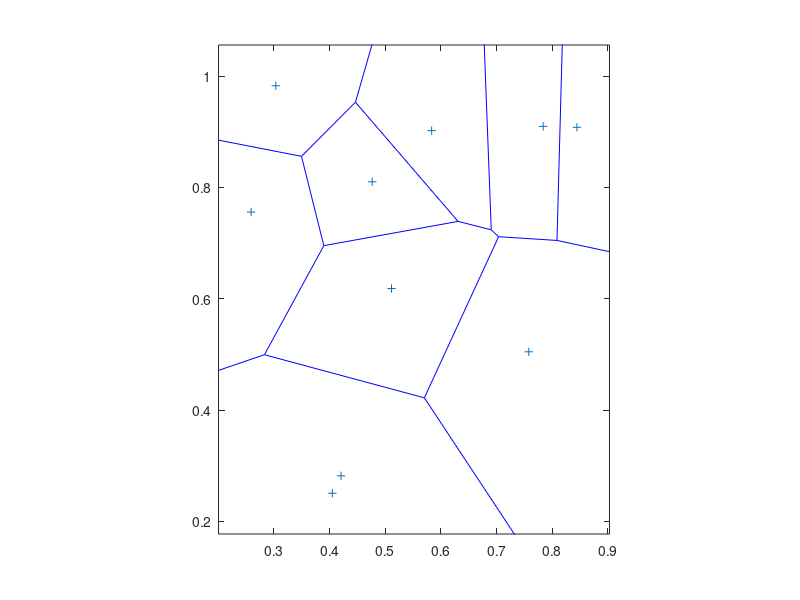

MATLAB code to generate this figure:
% f = @(X,Y)  ((2*pi.*Y).^2)/2  %cos(2*pi.*X).*(1+3.*Y) +
% fsurf(f)
rng default;
x = rand([1 10]);
y = rand([1 10]);
voronoi(x,y)
axis equal